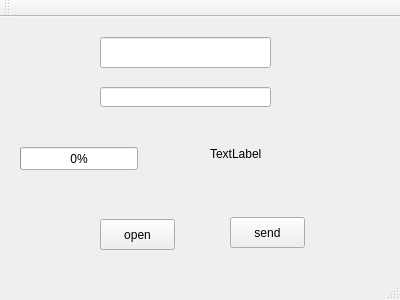
<?xml version="1.0" encoding="UTF-8"?>
<ui version="4.0">
 <class>MainWindow</class>
 <widget class="QMainWindow" name="MainWindow">
  <property name="geometry">
   <rect>
    <x>0</x>
    <y>0</y>
    <width>400</width>
    <height>300</height>
   </rect>
  </property>
  <property name="windowTitle">
   <string>MainWindow</string>
  </property>
  <widget class="QWidget" name="centralWidget">
   <widget class="QLineEdit" name="hostEdit">
    <property name="geometry">
     <rect>
      <x>100</x>
      <y>20</y>
      <width>171</width>
      <height>31</height>
     </rect>
    </property>
   </widget>
   <widget class="QLineEdit" name="portEdit">
    <property name="geometry">
     <rect>
      <x>100</x>
      <y>70</y>
      <width>171</width>
      <height>20</height>
     </rect>
    </property>
   </widget>
   <widget class="QProgressBar" name="clientBar">
    <property name="geometry">
     <rect>
      <x>20</x>
      <y>130</y>
      <width>118</width>
      <height>23</height>
     </rect>
    </property>
    <property name="value">
     <number>0</number>
    </property>
   </widget>
   <widget class="QLabel" name="clientLabel">
    <property name="geometry">
     <rect>
      <x>210</x>
      <y>121</y>
      <width>101</width>
      <height>31</height>
     </rect>
    </property>
    <property name="text">
     <string>TextLabel</string>
    </property>
   </widget>
   <widget class="QPushButton" name="openButton">
    <property name="geometry">
     <rect>
      <x>100</x>
      <y>202</y>
      <width>75</width>
      <height>31</height>
     </rect>
    </property>
    <property name="text">
     <string>open</string>
    </property>
   </widget>
   <widget class="QPushButton" name="sendButton">
    <property name="geometry">
     <rect>
      <x>230</x>
      <y>200</y>
      <width>75</width>
      <height>31</height>
     </rect>
    </property>
    <property name="text">
     <string>send</string>
    </property>
   </widget>
  </widget>
  <widget class="QMenuBar" name="menuBar">
   <property name="geometry">
    <rect>
     <x>0</x>
     <y>0</y>
     <width>400</width>
     <height>23</height>
    </rect>
   </property>
  </widget>
  <widget class="QToolBar" name="mainToolBar">
   <attribute name="toolBarArea">
    <enum>TopToolBarArea</enum>
   </attribute>
   <attribute name="toolBarBreak">
    <bool>false</bool>
   </attribute>
  </widget>
  <widget class="QStatusBar" name="statusBar"/>
 </widget>
 <layoutdefault spacing="6" margin="11"/>
 <resources/>
 <connections/>
</ui>
